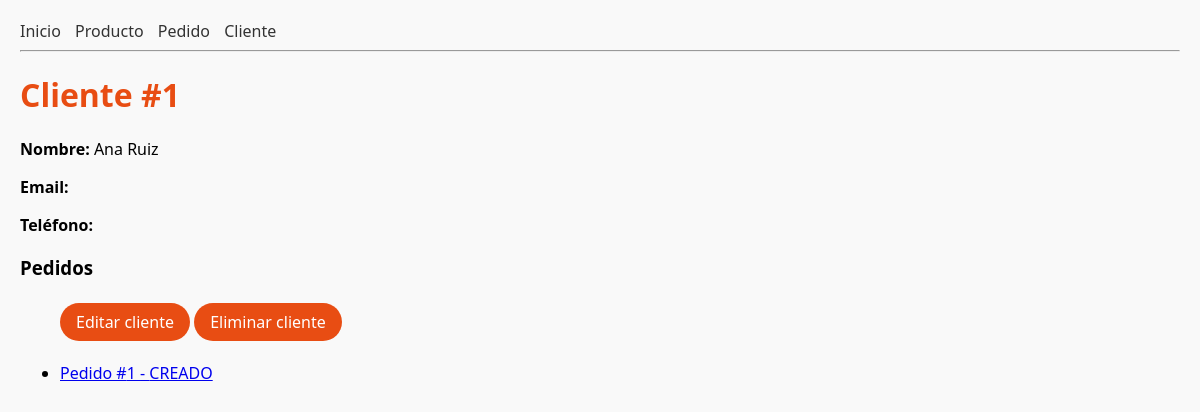
The app's page /clientes/1/, older data.
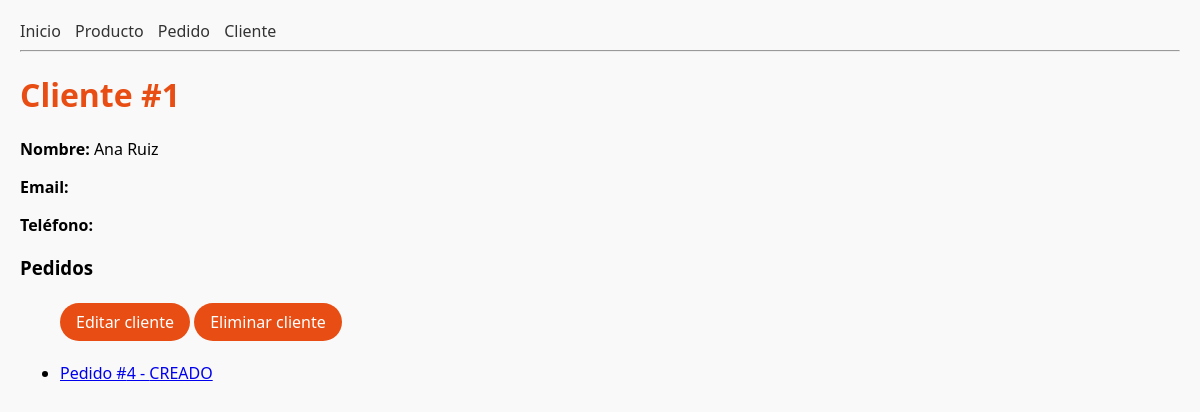
The same page, newer data.
### tienda/models.py (models this page shows, shortened)
class Pedido(models.Model):
    ESTADOS = [
        ("CREADO", "Creado"),
        ("PAGADO", "Pagado"),
        ("ENVIADO", "Enviado"),
        ("CERRADO", "Cerrado"),
    ]
    cliente = models.ForeignKey(Cliente, on_delete=models.CASCADE, related_name="pedidos")
    estado = models.CharField(max_length=10, choices=ESTADOS, default="CREADO")
    fecha = models.DateTimeField(auto_now_add=True)

### tienda/views.py (the view)
# urls.py: path("clientes/<int:pk>/", views.detalle_cliente, name="detalle_cliente"),
def detalle_cliente(request, pk):
    cliente = get_object_or_404(Cliente,pk=pk)
    pedidos = cliente.pedidos.select_related("cliente").prefetch_related("productos").order_by("fecha")
    return render(
        request,
        "tienda/detalle_cliente.html",
        {
            "cliente":cliente,
            "pedidos":pedidos
        }
    )

### tienda/templates/tienda/detalle_cliente.html (shortened to what this page needs)
{% extends "tienda/base.html" %}
{% block content %}
    <h1>Cliente #{{ cliente.id }}</h1>
    <p><strong>Nombre:</strong> {{ cliente.nombre }}</p>
    <p><strong>Email:</strong> {{ cliente.email }}</p>
    <p><strong>Teléfono:</strong> {{ cliente.telefono }}</p>
    <h3>Pedidos</h3>
    <ul>
        <p>
          <a href="{% url 'tienda:editar_cliente' cliente.pk %}" class="btn primary"> Editar cliente </a>
          <a href="{% url 'tienda:eliminar_cliente' cliente.pk %}" class="btn primary"> Eliminar cliente </a>
         </p>
        {% for p in cliente.pedidos.all %}
            <li>
                <a href="{% url 'tienda:detalle_pedido' pk=p.pk %}">
                    Pedido #{{ p.id }} - {{ p.estado }}
                </a>
            </li>
            {% empty %}
            <li> El Cliente no tiene pedidos.</li>
        {% endfor %}
    </ul>
{% endblock %}

Row changes from the older to the newer data that the page shows:
removed Pedido: id "1", estado "CREADO"
added Pedido: id "4", estado "CREADO"
